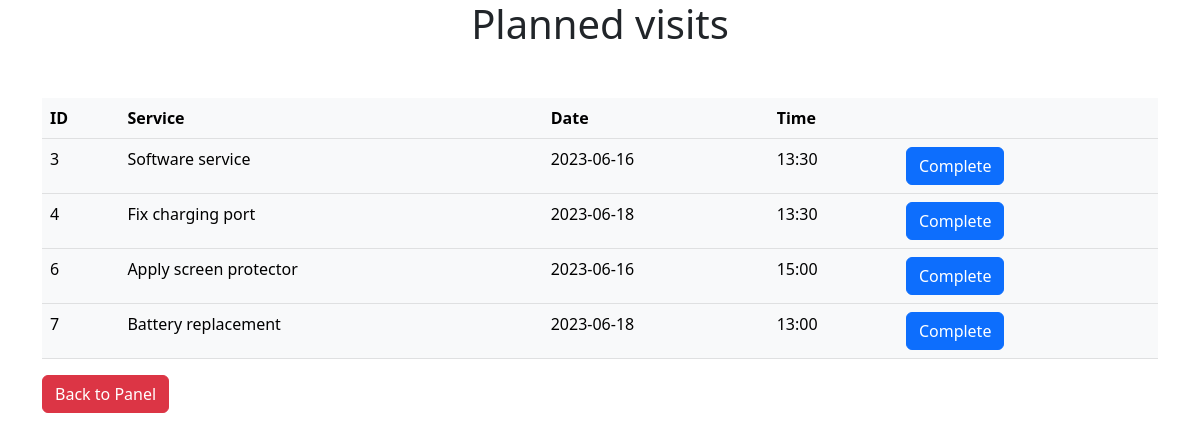
The page /viewvisits.php (signed in) on the database its author committed.
### tables this page shows
CREATE TABLE `visits` (
  `id` int(10) NOT NULL,
  `service` varchar(100) DEFAULT NULL,
  `date` date DEFAULT NULL,
  `time` varchar(20) DEFAULT NULL
);

### viewvisits.php (the view, shortened to what this page needs)
<!DOCTYPE html>
<html lang="en">
<head>
    <link href="https://cdn.jsdelivr.net/npm/bootstrap@5.3.0-alpha3/dist/css/bootstrap.min.css" rel="stylesheet">
</head>
<body>
<h1 style="text-align:center; margin: 50ox 0ox">Planned visits</h1>
    <section style="margin:50px 0px">
        <div class="container">
            <table class="table table-light">
                <thead>
                    <th scope="col">ID</th>
                    <th scope="col">Service</th>
                    <th scope="col">Date</th>
                    <th scope="col"> Time</th>
                    <th scope="col"></th>
                </thead>
                <tbody>
                    <?php
                    require_once "conn.php";
                    $sql_query = "SELECT * FROM visits";
                    if($result=$conn->query($sql_query)){
                        while($row=$result->fetch_assoc()){
                            $Id=$row["id"];
                            $Service=$row["service"];
                            $Date=$row["date"];
                            $Time=$row["time"];
                            ?>
                        <tr class="trow">
                            <td><?php echo $Id; ?></td>
                            <td><?php echo $Service; ?></td>
                            <td><?php echo $Date; ?></td>
                            <td><?php echo $Time; ?></td>
                            <td> <a href="deletevisit.php?id=<?php echo $Id;?>" class="btn btn-primary">Complete</td>
                        </tr>
                    <?php
                        }
                    }
                    ?>
                </tbody>
            </table>
            <a href="panel.php">
                <button class="btn btn-danger">Back to Panel</button>
            </a>
        </div>
    </section>

### rows shown on the page
visits: id "3", service "Software service", date "2023-06-16", time "13:30"
visits: id "4", service "Fix charging port", date "2023-06-18", time "13:30"
visits: id "6", service "Apply screen protector", date "2023-06-16", time "15:00"
visits: id "7", service "Battery replacement", date "2023-06-18", time "13:00"
